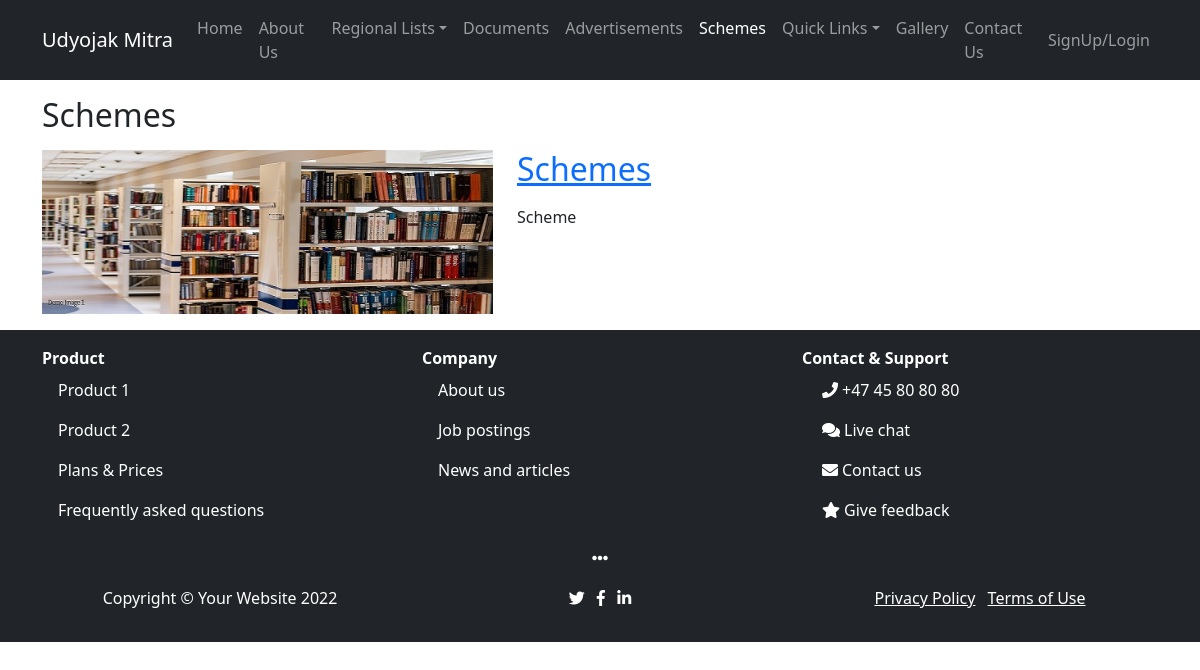
The app's page /Schemes/, older data.
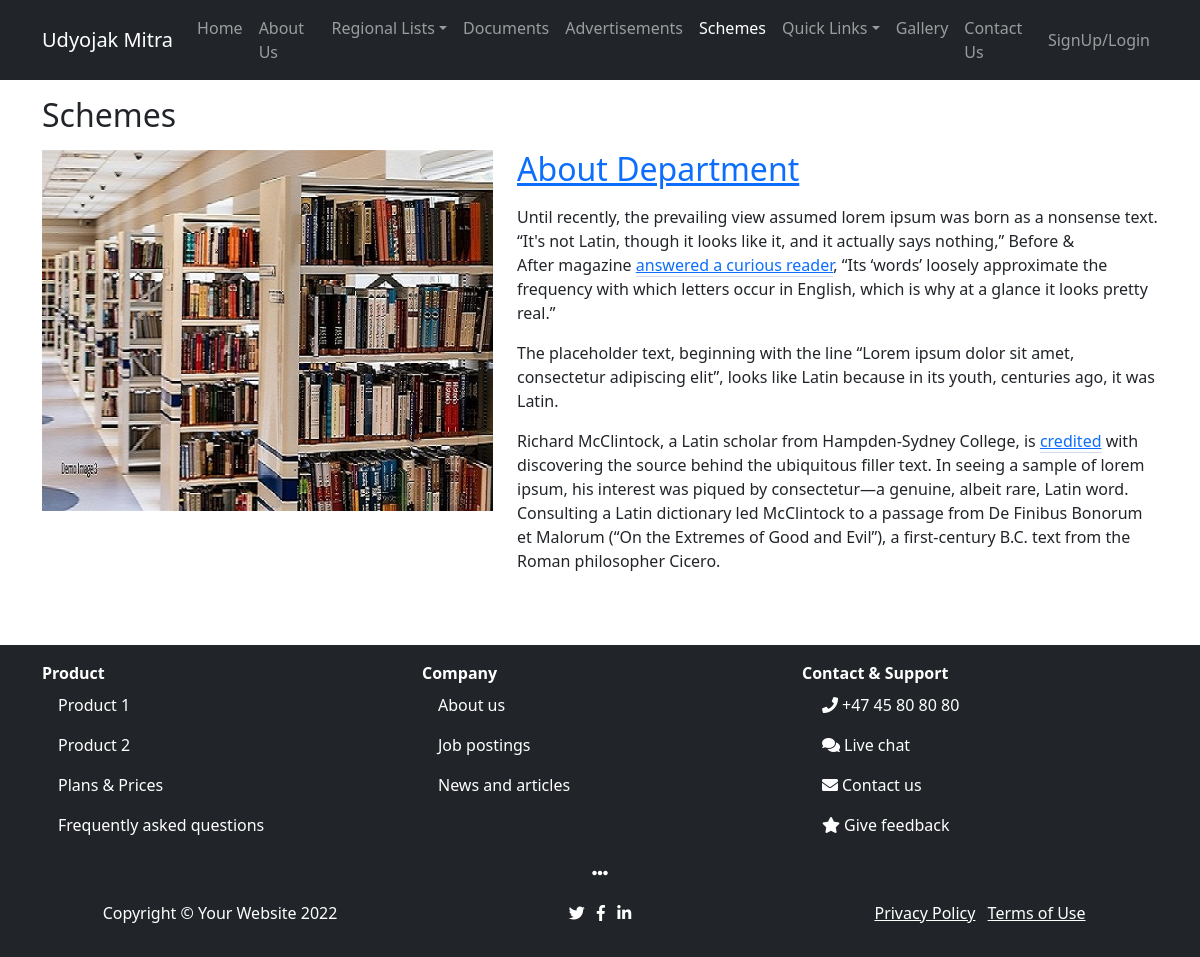
The same page, newer data.
### app/models.py (models this page shows)
class Schemes(models.Model):
    title = models.CharField(max_length=1000, default="Document")
    image = models.ImageField(upload_to='Schemes/images/')
    pageContent = models.TextField()
    document4 = models.FileField(upload_to='Schemes/Documents/', blank=True)
    uploaded_at = models.DateTimeField(auto_now_add=True)

### app/views.py (the view)
# urls.py: path('Schemes/',views.Schemes,name='Schemes'),
def Schemes(request):
    mSchemes = M_Schemes.objects.all()
    context={'Schemes':'Schemes','msa':mSchemes,'rootUrl':rootUrl}
    return render(request,"app/Schemes.html",context)

### app/templates/app/Schemes.html
{% extends 'base.html' %}
{% block content %}
<div class="my-3">
    <H2>Schemes</H2>
</div>
{% if msa %}
{% for ms in msa %}
{% if forloop.counter|divisibleby:2 %}
<div class="my-3">
    <div class="row featurette">
        <div class="col-md-7">
            <a href="{% url 'IndexSchemes' id=ms.id %}">  <h2 class="featurette-heading">{{ms.title}}</h2></a>
            <p class="lead">{{ms.pageContent|safe}}</p>
        </div>
        <div class="col-md-5">
            <img class="img-fluid" src="{{rootUrl}}{{ms.image.url}}" alt="New York">
        </div>
    </div>
</div>
{% else %}
<div class="my-3">
    <div class="row featurette">
        <div class="col-md-5">
            <img class="img-fluid" src="{{rootUrl}}{{ms.image.url}}" alt="New York">
        </div>
        <div class="col-md-7">
            <a href="{% url 'IndexSchemes' id=ms.id %}">   <h2 class="featurette-heading">{{ms.title}}</h2></a>
            <p class="lead">{{ms.pageContent|safe}}</p>
        </div>
    </div>
</div>
{% endif %}
{% endfor %}
{% else %}
<p>No Content Found</p>
{% endif %}
{% endblock content %}

### app/templates/base.html (shortened to what this page needs)
<!DOCTYPE html>
<html lang="en">
<head>
  <link href="https://cdn.jsdelivr.net/npm/bootstrap@5.0.2/dist/css/bootstrap.min.css" rel="stylesheet"
>
    <link rel="stylesheet" href="https://use.fontawesome.com/releases/v5.3.1/css/all.css">
    <link href="https://cdn.jsdelivr.net/npm/summernote@0.8.18/dist/summernote.min.css" rel="stylesheet">
    <link href="https://cdn.jsdelivr.net/npm/summernote@0.8.18/dist/summernote-lite.min.css" rel="stylesheet">
</head>
<body>
  <nav class="navbar navbar-expand-lg bg-dark navbar-dark navbar-expand-sm">
    <div class="container">
      <a class="navbar-brand" href="#">Udyojak Mitra</a>
      <div class="collapse navbar-collapse" id="navbarTogglerDemo03">
        <ul class="navbar-nav me-auto mb-2 mb-lg-0">
          <li class="nav-item">
            <a class="nav-link {% if index == 'index' %} active{% endif %}" aria-current="page" href={% url 'index' %}>Home</a>
          </li>
          <li class="nav-item">
            <a class="nav-link {% if About_Us == 'About_Us' %} active{% endif %}" href={% url 'About_Us' %}>About Us</a>
          </li>
          <div class="dropdown">
            <a href="{% url 'Regional_List' %}" class="nav-link dropdown-toggle" data-bs-toggle="dropdown" id="bio">Regional Lists</a>
          </div>
          <li class="nav-item">
            <a class="nav-link {% if Documents == 'Documents' %} active{% endif %}" href="{% url 'Documents' %}">Documents</a>
          </li>
          <li class="nav-item">
            <a class="nav-link {% if Advertisements == 'Advertisements' %} active{% endif %}" href="{% url 'Advertisements' %}">Advertisements</a>
          </li>
          <li class="nav-item">
            <a class="nav-link {% if Schemes == 'Schemes' %} active{% endif %}"  href="{% url 'Schemes' %}">Schemes</a>
          </li>
          <div class="dropdown">
            <a href="#" class="nav-link dropdown-toggle" data-bs-toggle="dropdown" id="bio">Quick Links</a>
          </div>
          <li class="nav-item">
            <a class="nav-link" href="#">Gallery</a>
          </li>
          <li class="nav-item">
            <a class="nav-link" href="#">Contact Us</a>
          </li>
        </ul>
        <ul class="navbar-nav ms-auto mb-2 mb-lg-0">
          <li class="nav-item">
            <a class="nav-link" href="#">SignUp/Login</a>
          </li>
        </ul>
      </div>
    </div>
  </nav>
  <main class="container">
    {% block content %}
    {% endblock content %}
  </main>
  <footer>
    <div class="bg-dark text-white py-3">
      <div class="container">
        <div class="row">
          <div class="col-md-4 footer-column">
            <ul class="nav flex-column">
              <li class="nav-item">
                <span class="footer-title fw-bold">Product</span>
              </li>
              <li class="nav-item">
                <a class="nav-link text-white" href="#">Product 1</a>
              </li>
              <li class="nav-item">
                <a class="nav-link text-white" href="#">Product 2</a>
              </li>
              <li class="nav-item">
                <a class="nav-link text-white" href="#">Plans & Prices</a>
              </li>
              <li class="nav-item">
                <a class="nav-link text-white" href="#">Frequently asked questions</a>
              </li>
            </ul>
          </div>
          <div class="col-md-4 footer-column">
            <ul class="nav flex-column">
              <li class="nav-item">
                <span class="footer-title fw-bold">Company</span>
              </li>
              <li class="nav-item">
                <a class="nav-link text-white" href="#">About us</a>
              </li>
              <li class="nav-item">
                <a class="nav-link text-white" href="#">Job postings</a>
              </li>
              <li class="nav-item">
                <a class="nav-link text-white" href="#">News and articles</a>
              </li>
            </ul>
          </div>
          <div class="col-md-4 footer-column">
            <ul class="nav flex-column">
              <li class="nav-item">
                <span class="footer-title fw-bold">Contact & Support</span>
              </li>
              <li class="nav-item">
                <span class="nav-link text-white"><i class="fas fa-phone px-1"></i>+47 45 80 80 80</span>
              </li>
              <li class="nav-item">
                <a class="nav-link text-white" href="#"><i class="fas fa-comments px-1"></i>Live chat</a>
              </li>
              <li class="nav-item">
                <a class="nav-link text-white" href="#"><i class="fas fa-envelope px-1"></i>Contact us</a>
              </li>
              <li class="nav-item">
                <a class="nav-link text-white" href="#"><i class="fas fa-star px-1"></i>Give feedback</a>
              </li>
            </ul>
          </div>
        </div>
      </div>
      <div class="text-center py-3"><i class="fas fa-ellipsis-h"></i></div>
      <div class="container">
        <div class="row text-center">
          <div class="col-md-4 box">
            <span class="copyright quick-links">Copyright &copy; Your Website
            </span>
          </div>
          <div class="col-md-4 box">
            <ul class="list-inline social-buttons">
              <li class="list-inline-item">
                <a href="#">
                  <i class="fab fa-twitter text-white"></i>
                </a>
              </li>
              <li class="list-inline-item">
                <a href="#">
                  <i class="fab fa-facebook-f text-white"></i>
                </a>
              </li>
              <li class="list-inline-item">
                <a href="#">
                  <i class="fab fa-linkedin-in text-white"></i>
                </a>
              </li>
            </ul>
          </div>
          <div class="col-md-4 box">
            <ul class="list-inline quick-links">
              <li class="list-inline-item">
                <a href="#" class="text-white">Privacy Policy</a>
              </li>
              <li class="list-inline-item">
                <a href="#" class="text-white">Terms of Use</a>
              </li>
            </ul>
          </div>
        </div>
      </div>
    </div>
</body>
</html>

Row changes from the older to the newer data that the page shows:
removed Schemes: image (picture), title "Schemes", pageContent "Scheme"
added Schemes: image (picture), title "About Department", pageContent "Until recently, the prevailing view assumed lorem ipsum was born as a nonsense text. “It's not Latin, though it looks like it, and it actually says nothing,” Before & After magazine answered a curious reader , “Its ‘words’ loosely approximate the frequency with which letters occur in English, which is why at a glance it looks pretty real.” The placeholder text, beginning with the line “Lorem ipsum dolor sit amet, consectetur adipiscing elit”, looks like Latin because in its youth, centuries ago, it was Latin. Richard McClintock, a Latin scholar from Hampden-Sydney College, is credited with discovering the source behind the ubiquitous filler text. In seeing a sample of lorem ipsum, his…"
